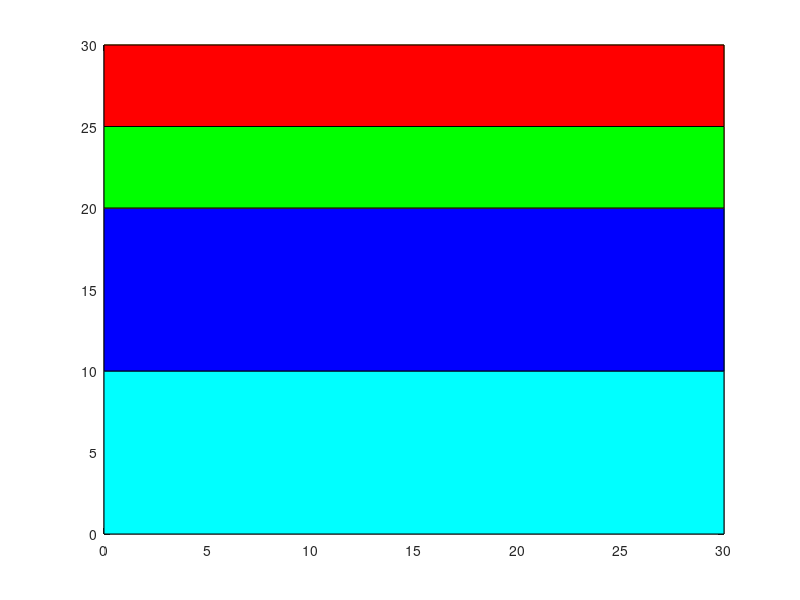

Write the MATLAB code that produced this figure. (Note: this script raises an error after producing the figure.)
%GEOTOMOGRAFI ART INVERSION
%KELOMPOK 1 UAS 2019/2020 
%FIXED MODEL (4 layers and 6 receivers DOWNHOLE ANISOTROPI)
%SHORT INFO---->VARIASI HANYA PADA JUMLAH SHOT,OFFSET,KECEPATAN LAPISAN,DAN
%KETEBALAN (Dengan syarat tebal lapisan pertama tidak boleh kurang dari
%posisi receiver 1 dan jumlah semua tebal lapisan sama dengan Depth)
clear;clc;close all
Depth = 30;                  
Offset = 30;            
R = linspace(5,Depth,6);            % Receiver Offset
n_shot = 20;                        % JUMLAH SHOT
shot = linspace(0,Offset,n_shot);   % Shot Offset
tbl = [10,10,5,5];                  % Tebal per lapisan
w  = 0;                             % Random Noise Ratio
dlap = [0,0,1,2];                   % Delta Anisotropi
eps = 2;                            % Epsilon Anisotropi
v = [2500,500,1000,400];slap = 1./v;
bounds = [tbl(1) tbl(1)+tbl(2) tbl(1)+tbl(2)+tbl(3) sum(tbl)];     %Batas Lapisan
if dlap(1) ~= 0
    fprintf('LAPISAN 1 ANISOTROPI\n')
else
    fprintf('LAPISAN 1 ISOTROPI\n')
end
if dlap(2) ~= 0
    fprintf('LAPISAN 2 ANISOTROPI\n')
else
    fprintf('LAPISAN 2 ISOTROPI\n')
end
if dlap(3) ~= 0
    fprintf('LAPISAN 3 ANISOTROPI\n')
else
    fprintf('LAPISAN 3 ISOTROPI\n')
end
if dlap(4) ~= 0
    fprintf('LAPISAN 4 ANISOTROPI\n')
else
    fprintf('LAPISAN 4 ISOTROPI\n')
end
if length(tbl)~= 4
    error('Jumlah lapisan harus empat\n')
end
if max(bounds) ~= Depth
    error('Jumlah tebal lapisan tidak sama dengan depth model fix\n')
end
if min(bounds)<min(R)
    error('Receiver 1 harus berada sebelum/tepat di batas lapisan 1(bounds 1)\n')
end
fprintf('VARIASI PADA SIFAT ANISO LAPISAN 1 TIDAK BERPENGARUH ATAU SAMA SAJA KARENA SUDUT TEMBAKAN SHOT PERMUKAAN\nDIASUMSIKAN SEBAGAI SUDUT FASE ANISOTROPI atau ISOTROPI PADA LAPISAN PERTAMA.\n')
%RAYPATH
RR = zeros(length(R),length(shot));teta = zeros(size(RR));
for i = 1:length(shot)
    for j = 1:length(R)
        RR(j,i) = ((shot(i))^2+(R(j))^2)^0.5;
        teta(j,i) = 90-acosd(shot(i)-RR(j,i));
    end
end
%TRAVEL TIMES
TT = zeros(size(RR));
fprintf('TRAVEL TIMES MODEL FORWARD (PURE)-->TTA\nRAYPATH LENGTH MODEL FORWARD-->RR\n')
fprintf('RANDOM NOISE RATIO : %d persen\n',w)
fprintf('TRAVEL TIMES MODEL FORWARD (NOISE)-->TT\n')
for i = 1:length(shot)
    for j = 1:length(R)
        if R(j)<=bounds(1)
            TT(j,i) = RR(j,i)/v(1);
        elseif R(j)<=bounds(2)
            if dlap(1) == 0 && dlap(2) == 0 || dlap(1)~=0 && dlap(2)==0
                TT(j,i) = ((R(j)-bounds(1))/R(j))*RR(j,i)/v(2) + (bounds(1)/R(j))*RR(j,i)/v(1);
            elseif dlap(1)==0 && dlap(2)~=0 || dlap(1)~=0 && dlap(2)~=0 
                p2 = sind(teta(j,i))*slap(1);
                y2 = [p2*v(2)*(eps-dlap(2)) 0 p2*v(2)*dlap(2) -1 p2*v(2)];
                k2 = abs(asind(roots(y2)));
                if length(k2) > 1
                    for jj = 1:length(k2)                                       % DARI 1 (Iso/Aniso) ke 2 (Aniso)
                        k22 = k2(jj)-teta(j,i);
                    end
                        [val,index] = min(k22);k2 = k2(index);
                end
                TT(j,i) = ((R(j)-bounds(1))/R(j))*RR(j,i)*(1+(-1*sind(k2)^2*cosd(k2)^2*dlap(2)))*slap(2) + (bounds(1)/R(j))*RR(j,i)*slap(1);
            end
        elseif R(j)<=bounds(3)
            if dlap(1)==0 && dlap(2)==0 && dlap(3)==0 || dlap(1)~=0 && dlap(2)==0 && dlap(3)==0
                TT(j,i) = ((bounds(2)-bounds(1))/R(j))*RR(j,i)*slap(2) + (bounds(1)/R(j))*RR(j,i)*slap(1)+...
                    ((R(j)-bounds(2))/R(j))*RR(j,i)*slap(3);
            elseif dlap(1)==0 && dlap(2)~=0 && dlap(3)==0 || dlap(1)~=0 && dlap(2)~=0 && dlap(3)==0
                TT(j,i) = ((bounds(2)-bounds(1))/R(j))*RR(j,i)*(1+(-1*sind(k2)^2*cosd(k2)^2*dlap(2)))*slap(2) + (bounds(1)/R(j))*RR(j,i)*slap(1)+...
                    ((R(j)-bounds(2))/R(j))*RR(j,i)*slap(3);
            elseif dlap(1)==0 && dlap(2)==0 && dlap(3)~=0 || dlap(1)~=0 && dlap(2)==0 && dlap(3)~=0
                p3 = sind(teta(j,i))*slap(2);
                y3 = [p3*v(3)*(eps-dlap(3)) 0 p3*v(3)*dlap(3) -1 p3*v(3)];          % DARI 2 (Iso) ke 3 (Aniso)
                k3 = abs(asind(roots(y3)));
                if length(k3) > 1
                    for jj = 1:length(k3)
                        k33 = k3(jj)-teta(j,i);
                    end
                        [val,index] = min(k33);k3 = k3(index);
                end
                TT(j,i) = ((bounds(2)-bounds(1))/R(j))*RR(j,i)*slap(2) + (bounds(1)/R(j))*RR(j,i)*slap(1)+...
                    ((R(j)-bounds(2))/R(j))*RR(j,i)*(1+(-1*sind(k3)^2*cosd(k3)^2*dlap(3)))*slap(3);
            elseif dlap(1)==0 && dlap(2)~=0 && dlap(3)~=0 || dlap(1)~=0 && dlap(2)~=0 && dlap(3)~=0
                p23 = sind(k2)*slap(2)*(1+(-1*sind(k2)^2*cosd(k2)^2*dlap(2)));
                y23 = [p23*v(3)*(eps-dlap(3)) 0 p23*v(3)*dlap(3) -1 p23*v(3)];         % DARI 2 (Aniso) ke 3 (Aniso)
                k23 = abs(asind(roots(y23)));
                if length(k23) > 1
                    for jj = 1:length(k23)
                        k223 = k23(jj)-k2;
                    end
                        [val,index] = min(k223);k23 = k23(index);
                end
                 TT(j,i) = ((bounds(2)-bounds(1))/R(j))*RR(j,i)*(1+(-1*sind(k2)^2*cosd(k2)^2*dlap(2)))*slap(2) + (bounds(1)/R(j))*RR(j,i)*slap(1)+...
                   ((R(j)-bounds(2))/R(j))*RR(j,i)*(1+(-1*sind(k23)^2*cosd(k23)^2*dlap(3)))*slap(3);
            end
        elseif R(j)<=bounds(4)
            if dlap(1)==0 && dlap(2)==0 && dlap(3)==0 && dlap(4)==0 || dlap(1)~=0 && dlap(2)==0 && dlap(3)==0 && dlap(4)==0
                 TT(j,i) = ((bounds(2)-bounds(1))/R(j))*RR(j,i)*slap(2) + (bounds(1)/R(j))*RR(j,i)*slap(1)+...
                    ((bounds(3)-bounds(2))/R(j))*RR(j,i)*slap(3) + ((R(j)-bounds(3))/R(j))*RR(j,i)*slap(4);
            elseif dlap(1)==0 && dlap(2)~=0 && dlap(3)==0 && dlap(4)==0 || dlap(1)~=0 && dlap(2)~=0 && dlap(3)==0 && dlap(4)==0
                 TT(j,i) = ((bounds(2)-bounds(1))/R(j))*RR(j,i)*(1+(-1*sind(k2)^2*cosd(k2)^2*dlap(2)))*slap(2) + (bounds(1)/R(j))*RR(j,i)*slap(1)+...
                    ((bounds(3)-bounds(2))/R(j))*RR(j,i)*slap(3) + ((R(j)-bounds(3))/R(j))*RR(j,i)*slap(4);
            elseif dlap(1)==0 && dlap(2)==0 && dlap(3)~=0 && dlap(4)==0 || dlap(1)~=0 && dlap(2)==0 && dlap(3)~=0 && dlap(4)==0
                TT(j,i) = ((bounds(2)-bounds(1))/R(j))*RR(j,i)*slap(2) + (bounds(1)/R(j))*RR(j,i)*slap(1)+...
                    ((bounds(3)-bounds(2))/R(j))*RR(j,i)*(1+(-1*sind(k3)^2*cosd(k3)^2*dlap(3)))*slap(3) + ((R(j)-bounds(3))/R(j))*RR(j,i)*slap(4);
            elseif dlap(1)==0 && dlap(2)==0 && dlap(3)==0 && dlap(4)~=0 || dlap(1)~=0 && dlap(2)==0 && dlap(3)==0 && dlap(4)~=0
                p4 = sind(teta(j,i))*slap(3);
                y4 = [p4*v(4)*(eps-dlap(4)) 0 p4*v(4)*dlap(4) -1 p4*v(4)];         % DARI 3 (Iso) ke 4 (Aniso)
                k4 = abs(asind(roots(y4)));
                if length(k4) > 1
                    for jj = 1:length(k4)
                        k44 = k4(jj)-teta(j,i);
                    end
                        [val,index] = min(k44);k4 = k4(index);
                end
                TT(j,i) = ((bounds(2)-bounds(1))/R(j))*RR(j,i)*slap(2) + (bounds(1)/R(j))*RR(j,i)*slap(1)+...
                    ((bounds(3)-bounds(2))/R(j))*RR(j,i)*slap(3) + ((R(j)-bounds(3))/R(j))*RR(j,i)*(1+(-1*sind(k4)^2*cosd(k4)^2*dlap(4)))*slap(4);    
            elseif dlap(1)==0 && dlap(2)~=0 && dlap(3)~=0 && dlap(4)==0
                TT(j,i) = ((bounds(2)-bounds(1))/R(j))*RR(j,i)*(1+(-1*sind(k2)^2*cosd(k2)^2*dlap(2)))*slap(2) + (bounds(1)/R(j))*RR(j,i)*slap(1)+...
                    ((bounds(3)-bounds(2))/R(j))*RR(j,i)*(1+(-1*sind(k23)^2*cosd(k23)^2*dlap(3)))*slap(3) + ((R(j)-bounds(3))/R(j))*RR(j,i)*slap(4);    
            elseif dlap(1)==0 && dlap(2)==0 && dlap(3)~=0 && dlap(4)~=0 || dlap(1)~=0 && dlap(2)==0 && dlap(3)~=0 && dlap(4)~=0
                p34 = sind(k3)*slap(3)*(1+(-1*sind(k3)^2*cosd(k3)^2*dlap(3)));
                y34 = [p34*v(4)*(eps-dlap(4)) 0 p34*v(4)*dlap(4) -1 p34*v(4)];             % DARI 2(Iso) ke 3 (Aniso) ke 4 (Aniso)
                k34 = abs(asind(roots(y34)));
                if length(k34) > 1
                    for jj = 1:length(k3)
                        k344 = k34(jj)-k3;
                    end
                        [val,index] = min(k344);k34 = k34(index);
                end
                TT(j,i) = ((bounds(2)-bounds(1))/R(j))*RR(j,i)*slap(2) + (bounds(1)/R(j))*RR(j,i)*slap(1)+...
                    ((bounds(3)-bounds(2))/R(j))*RR(j,i)*(1+(-1*sind(k3)^2*cosd(k3)^2*dlap(3)))*slap(3) + ((R(j)-bounds(3))/R(j))*RR(j,i)*(1+(-1*sind(k34)^2*cosd(k34)^2*dlap(4)))*slap(4);  
            elseif dlap(1)==0 && dlap(2)~=0 && dlap(3)==0 && dlap(4)~=0 || dlap(1)~=0 && dlap(2)~=0 && dlap(3)==0 && dlap(4)~=0
                k230 =  asind(sind(k2)*slap(2)*(1+(-1*sind(k2)^2*cosd(k2)^2*dlap(2)))/slap(3));  %Teta Lapisan 3 (Iso), dari 2 (Aniso) ke 3 (Iso)
                p340 = sind(k230)*slap(3);
                y340 = [p340*v(4)*(eps-dlap(4)) 0 p340*v(4)*dlap(4) -1 p340*v(4)];         % DARI 2(Aniso) ke 3 (Iso) ke 4 (Aniso)
                k340 = abs(asind(roots(y340)));
                if length(k340) > 1
                    for jj = 1:length(k340)
                        k3341 = k340(jj)-k230;
                    end
                        [val,index] = min(k3341);k341 = k341(index);
                end
                TT(j,i) = ((bounds(2)-bounds(1))/R(j))*RR(j,i)*(1+(-1*sind(k2)^2*cosd(k2)^2*dlap(2)))*slap(2) + (bounds(1)/R(j))*RR(j,i)*slap(1)+...
                    ((bounds(3)-bounds(2))/R(j))*RR(j,i)*slap(3) + ((R(j)-bounds(3))/R(j))*RR(j,i)*(1+(-1*sind(k340)^2*cosd(k340)^2*dlap(4)))*slap(4);
            elseif dlap(1)~=0 && dlap(2)~=0 && dlap(3)~=0 && dlap(4)==0
                TT(j,i) = ((bounds(2)-bounds(1))/R(j))*RR(j,i)*(1+(-1*sind(k2)^2*cosd(k2)^2*dlap(2)))*slap(2) + (bounds(1)/R(j))*RR(j,i)*slap(1)+...
                    ((bounds(3)-bounds(2))/R(j))*RR(j,i)*(1+(-1*sind(k23)^2*cosd(k23)^2*dlap(3)))*slap(3) + ((R(j)-bounds(3))/R(j))*RR(j,i)*slap(4);
            elseif dlap(1)==0 && dlap(2)~=0 && dlap(3)~=0 && dlap(4)~=0 || dlap(1)~=0 && dlap(2)~=0 && dlap(3)~=0 && dlap(4)~=0
                p341 = sind(k23)*slap(3)*(1+(-1*sind(k23)^2*cosd(k23)^2*dlap(3)));
                y341 = [p341*v(4)*(eps-dlap(4)) 0 p341*v(4)*dlap(4) -1 p341*v(4)];         % DARI 2(Aniso) ke 3 (Aniso) ke 4 (Aniso)
                k341 = abs(asind(roots(y341)));
                if length(k341) > 1
                    for jj = 1:length(k341)
                        k3341 = k341(jj)-k23;
                    end
                        [val,index] = min(k3341);k341 = k341(index);
                end
                TT(j,i) = ((bounds(2)-bounds(1))/R(j))*RR(j,i)*(1+(-1*sind(k2)^2*cosd(k2)^2*dlap(2)))*slap(2) + (bounds(1)/R(j))*RR(j,i)*slap(1)+...
                    ((bounds(3)-bounds(2))/R(j))*RR(j,i)*(1+(-1*sind(k23)^2*cosd(k23)^2*dlap(3)))*slap(3) + ((R(j)-bounds(3))/R(j))*RR(j,i)*(1+(-1*sind(k341)^2*cosd(k341)^2*dlap(4)))*slap(4);
            end
            
        end
    end
end
TTA = TT;           %PURE TRAVEL TIMES
%NOISE INTERFERENCES
for i = 1:length(shot)
    for j = 1:length(R)
        a = TT(j,i)*randn(1)*w/100;
        if a < 0 && abs(a)>=TT(j,i)
            a = rand(1)*w/100;
        end
        TT(j,i) = TT(j,i) + a;
    end
end
%PLOTTING
figure(1)
L1x = [0 Offset Offset 0];L2x = L1x;L3x = L1x;L4x = L1x;
L1y = [0 0 bounds(1) bounds(1)];
L2y = [bounds(1) bounds(1) bounds(2) bounds(2)];
L3y = [bounds(2) bounds(2) bounds(3) bounds(3)];
L4y = [bounds(3) bounds(3) bounds(4) bounds(4)];

A = plot(L1x,L1y); fill(L1x,L1y,'c');hold on
B = plot(L2x,L2y); fill(L2x,L2y,'b');hold on
C = plot(L3x,L3y); fill(L3x,L3y,'g');hold on
D = plot(L4x,L4y); fill(L4x,L4y,'r');hold on

for p = 1:length(shot)
    plot(shot(p),0,'O','MarkerSize',5,'MarkerFaceColor','r');hold on   
end
for p = 1:length(R)
    plot(0,R(p),'V','MarkerSize',8,'MarkerFaceColor','r');hold on     
end

for i=1:length(shot)
    for j =1:length(R)
        plot([shot(i),0],[0,R(j)],'-k');hold on     %PLOTTING RAY TRACING
    end
end
title('FORWARD MODELLING DOWNHOLE')
ylabel('DEPTH(m)');xlabel('OFFSET(m)')
grid on;set(gca,'ydir','reverse')